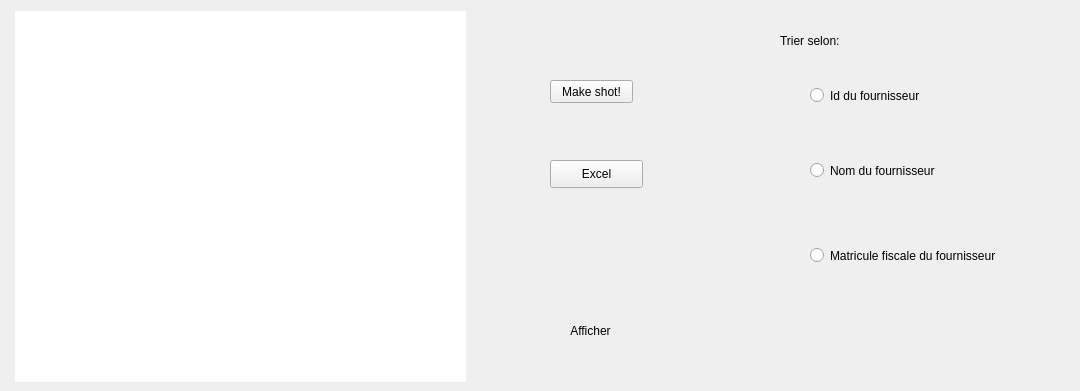
        <widget class="QWidget" name="tab_13">
         <attribute name="title">
          <string>Afficher les fournisseurs</string>
         </attribute>
         <widget class="QTableView" name="tableView_3">
          <property name="geometry">
           <rect>
            <x>15</x>
            <y>11</y>
            <width>451</width>
            <height>371</height>
           </rect>
          </property>
          <property name="styleSheet">
           <string notr="true">background-color: transparent;
background: none;
border: none;
background-repeat: none;</string>
          </property>
         </widget>
         <widget class="QPushButton" name="afficherF_2">
          <property name="geometry">
           <rect>
            <x>500</x>
            <y>300</y>
            <width>181</width>
            <height>61</height>
           </rect>
          </property>
          <property name="styleSheet">
           <string notr="true">background-color: transparent;
font: 10pt &quot;MS Shell Dlg 2&quot;;
border-image: url(:/new/prefix1/buttons_PNG167.png);
background: none;
border: none;
background-repeat: none;
</string>
          </property>
          <property name="text">
           <string>Afficher</string>
          </property>
         </widget>
         <widget class="QRadioButton" name="radioButton_4">
          <property name="geometry">
           <rect>
            <x>810</x>
            <y>80</y>
            <width>151</width>
            <height>31</height>
           </rect>
          </property>
          <property name="styleSheet">
           <string notr="true">font: 10pt &quot;MS Shell Dlg 2&quot;;
background-color: transparent;
background: none;
border: none;
background-repeat: none;</string>
          </property>
          <property name="text">
           <string>Id du fournisseur</string>
          </property>
         </widget>
         <widget class="QRadioButton" name="radioButton_2">
          <property name="geometry">
           <rect>
            <x>810</x>
            <y>160</y>
            <width>181</width>
            <height>21</height>
           </rect>
          </property>
          <property name="styleSheet">
           <string notr="true">font: 10pt &quot;MS Shell Dlg 2&quot;;
background: none;
border: none;
background-repeat: none;</string>
          </property>
          <property name="text">
           <string>Nom du fournisseur</string>
          </property>
         </widget>
         <widget class="QRadioButton" name="radioButton_3">
          <property name="geometry">
           <rect>
            <x>810</x>
            <y>240</y>
            <width>261</width>
            <height>31</height>
           </rect>
          </property>
          <property name="styleSheet">
           <string notr="true">font: 10pt &quot;MS Shell Dlg 2&quot;;
background-color: transparent;
background: none;
border: none;
background-repeat: none;</string>
          </property>
          <property name="text">
           <string>Matricule fiscale du fournisseur</string>
          </property>
         </widget>
         <widget class="QLabel" name="label_28">
          <property name="geometry">
           <rect>
            <x>780</x>
            <y>30</y>
            <width>151</width>
            <height>21</height>
           </rect>
          </property>
          <property name="styleSheet">
           <string notr="true">font:75 10pt &quot;MS Shell Dlg 2&quot;;
background-color: transparent;
background: none;
border: none;
background-repeat: none;
</string>
          </property>
          <property name="text">
           <string>Trier selon:</string>
          </property>
         </widget>
         <widget class="QPushButton" name="pushButton">
          <property name="geometry">
           <rect>
            <x>550</x>
            <y>160</y>
            <width>93</width>
            <height>28</height>
           </rect>
          </property>
          <property name="text">
           <string>Excel</string>
          </property>
         </widget>
         <widget class="QPushButton" name="makeShot">
          <property name="geometry">
           <rect>
            <x>550</x>
            <y>80</y>
            <width>83</width>
            <height>23</height>
           </rect>
          </property>
          <property name="text">
           <string>Make shot!</string>
          </property>
         </widget>
        </widget>
